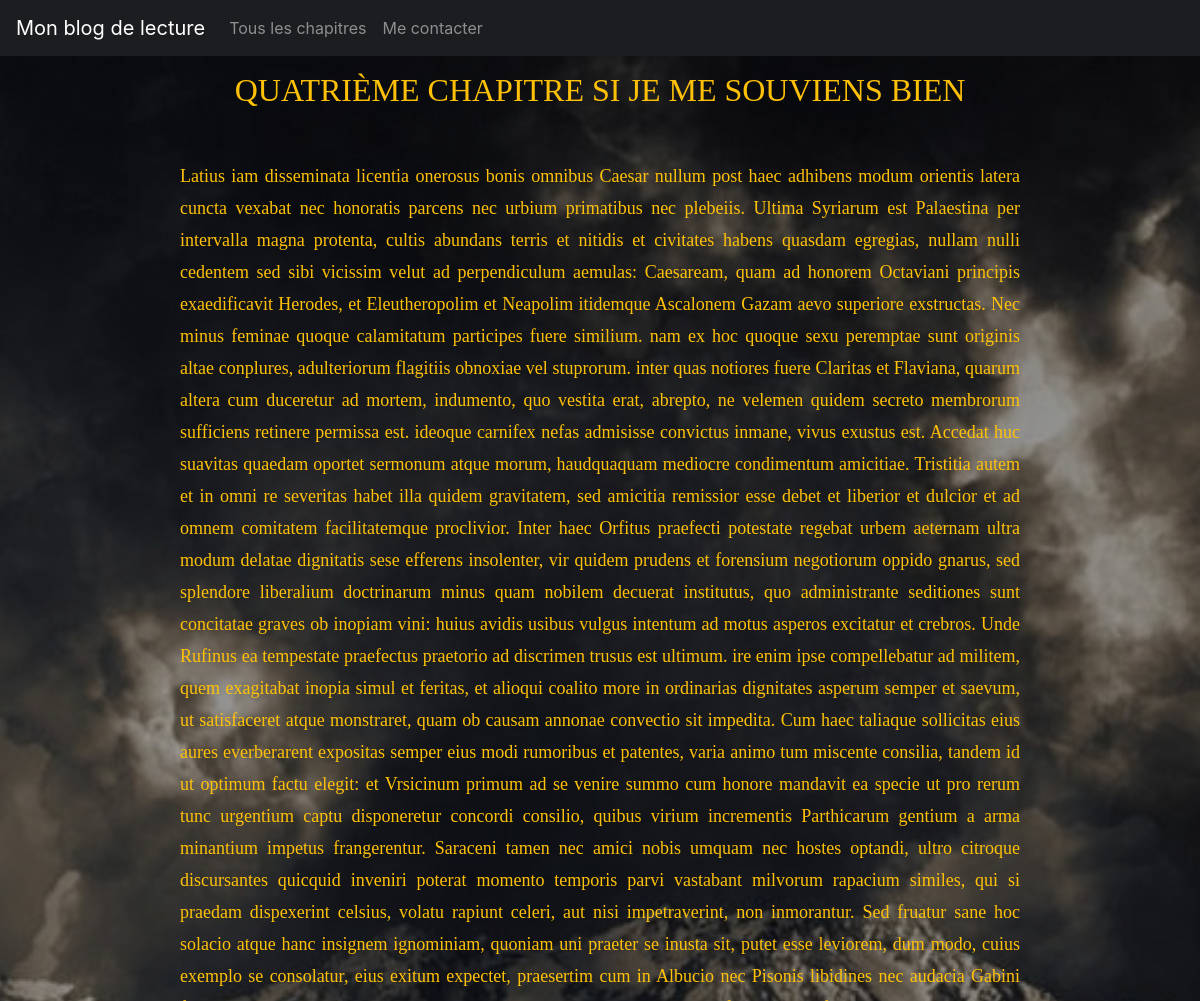
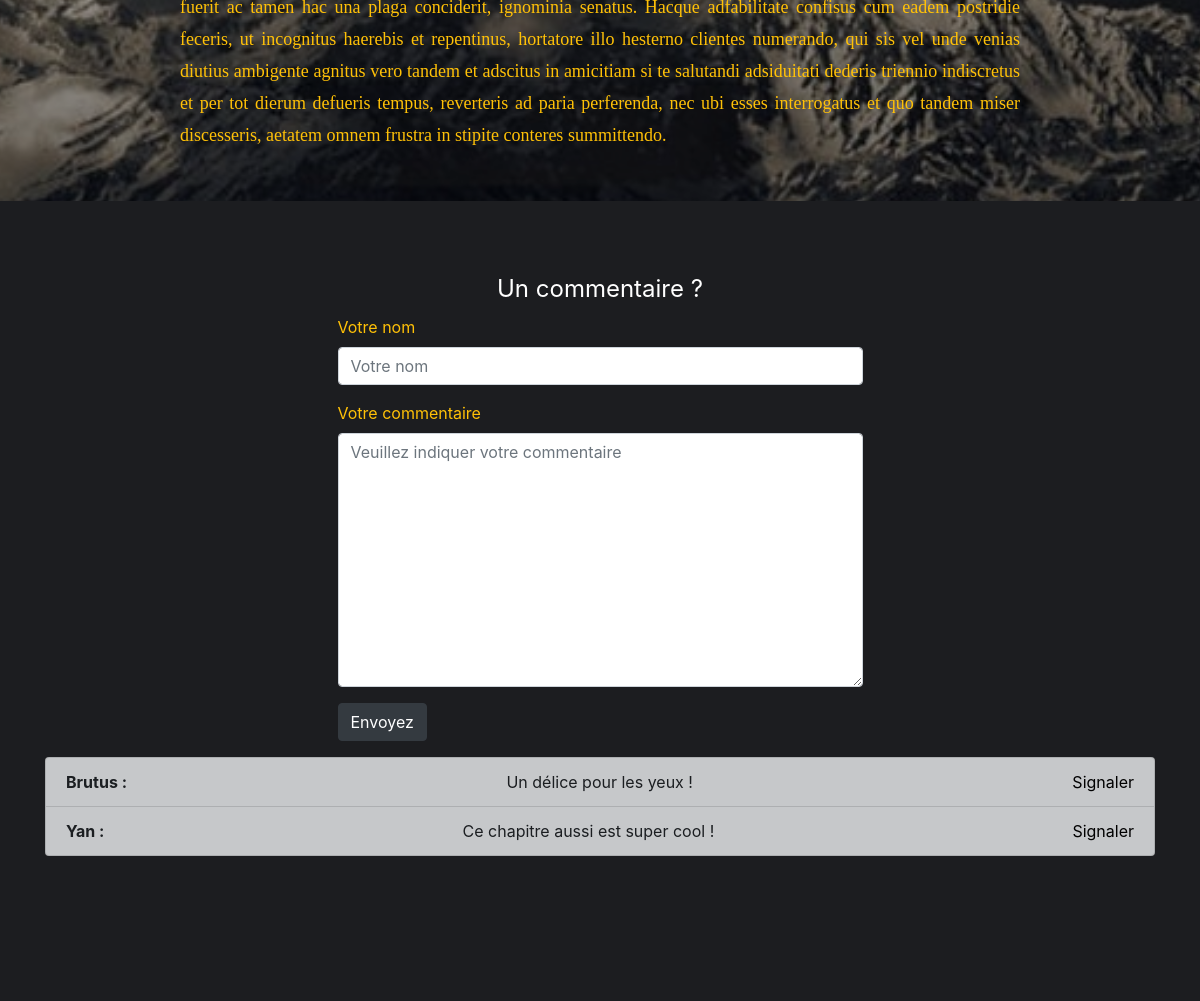
Screenshot of /index.php?article=4 with the database file from the repository (2 pictures, top to bottom).
### tables this page shows
CREATE TABLE IF NOT EXISTS `posts` (
  `id` int(11) NOT NULL AUTO_INCREMENT,
  `title` varchar(255) NOT NULL,
  `content` longtext NOT NULL,
  `date_added` datetime NOT NULL,
  PRIMARY KEY (`id`)
);

CREATE TABLE IF NOT EXISTS `comments` (
  `id` int(11) NOT NULL AUTO_INCREMENT,
  `author` varchar(255) NOT NULL,
  `comment` varchar(255) NOT NULL,
  `post_id` int(11) NOT NULL,
  `reported` varchar(255) DEFAULT NULL,
  PRIMARY KEY (`id`)
);

### controller/controller.php (called while the page is built, shortened)
<?php
require('model/dataBaseConnexion.php');
require('model/postsManager.php');
require('model/posts.php');
require('model/commentsManager.php');
require('model/Comments.php');
class Controller
{
    private $postsManager;
    public function __construct()
    {
        $this->db = DatabaseConnexion::getDataBaseConnexion();
        $this->postsManager = new PostsManager($this->db);
        $this->commentsManager = new CommentsManager($this->db);
    }
    public function postController($id)
    {
        $post = $this->postsManager->getOnePost($id, 'posts');
        $this->commentsManager->getAllCommentsByPost($post ,$id, 'comments');
        return include('view/show.php');
    }
}

### model/postsManager.php (called while the page is built, shortened)
<?php
class PostsManager
{
	private $db;
	public function __construct()
	{
		$this->db = DataBaseConnexion::getDataBaseConnexion();
	}
	public function getOnePost($id, $table)
	{
		$req = $this->db->query('SELECT * FROM ' . $table.' WHERE id = ' .$id);
		$req->execute();
		$req->setFetchMode(PDO::FETCH_CLASS | PDO::FETCH_PROPS_LATE, $table);
		$data = $req->fetch();
		return $data;
	}
}

### model/dataBaseConnexion.php (called while the page is built)
<?php
class DataBaseConnexion
{
	private static $db;
	public static function getDataBaseConnexion()
	{
		$parameters = [
		        "hostAndPort" => "localhost;",
                        "dbName" => "projet2",
                        "username" => "root",
                        "password" => ''
		];
		if(self::$db === null) {
            $db = new PDO('mysql:host='.$parameters['hostAndPort'].'dbname='.$parameters['dbName']. ';charset=UTF8',
                    $parameters['username'],$parameters['password']
            );
            $db->setAttribute(PDO::ATTR_ERRMODE, PDO::ERRMODE_EXCEPTION);
        }
        return $db;
	}
}

### model/posts.php (called while the page is built, shortened)
<?php
class Posts
{
	private $title;
	private $content;
	private $comments = [];
	public function getTitle()
	{
		return $this->title;
	}
	public function getContent()
	{
		return $this->content;
	}
	public function getComments()
	{
		return $this->comments;
	}
	public function addComment($comment)
	{
		$this->comments[] = $comment;
	}
}

### model/Comments.php (called while the page is built, shortened)
<?php
class Comments
{
    private $id;
    private $author;
    private $comment;
    public function getAuthor()
    {
        return $this->author;
    }
    public function getComment()
    {
        return $this->comment;
    }
    public function getId()
    {
        return $this->id;
    }
    public function setAuthor($author)
    {
        $this->author = $author;
    }
    public function setComment($comment)
    {
        $this->comment = $comment;
    }
    public function setId($id)
    {
        $this->id = $id;
    }
}

### model/commentsManager.php (called while the page is built, shortened)
<?php
class CommentsManager
{
    private $db;
    public function __construct()
    {
        $this->db = DataBaseConnexion::getDataBaseConnexion();
    }
    public function getAllCommentsByPost($post ,$idPost, $table)
    {
        $req = $this->db->query('SELECT * FROM ' . $table.' WHERE post_id = ' .$idPost);
        $data = $req->fetchAll();
        $comments = [];
		foreach ($data as $value)
		{
            $comment = new Comments($value);
			$comments[] = $comment;
		}
		return $comments;
    }
}

### view/show.php (the view, shortened to what this page needs)
<!doctype html>
<html lang="en">
  <head>
    <link rel="stylesheet" href="https://stackpath.bootstrapcdn.com/bootstrap/4.1.3/css/bootstrap.min.css">
    <link rel="stylesheet" href="public/css/styleshow.css">
    <link rel="stylesheet" href="public/css/normalize.css">
  </head>
  <body>
    <nav class="navbar sticky-top navbar-expand-md navbar-dark bg-dark">
      <a class="navbar-brand" href="index.php">Mon blog de lecture</a>
      <div class="collapse navbar-collapse" id="navbarsExample04">
        <ul class="navbar-nav mr-auto">
          <li class="nav-item">
            <a class="nav-link" href="index.php">Tous les chapitres</a>
          </li>
          <li class="nav-item">
            <a class="nav-link" href="index.php?contact">Me contacter</a>
          </li>
        </ul>
      </div>
    </nav>
<div class="shadow-post">
<div class="wrapper">
    <h1> <?= $post->getTitle() ;?></h1>
    <div class="content">
        <?= $post->getContent() ;?>
    </div>
</div>
</div>
    <footer>
        <div class="container">
            <form action="index.php?addComment&amp;id=<?= $_GET['article'] ?>" class="col-lg-6" method="post">
            <legend>Un commentaire ?</legend>
                <div class="form-group">
                    <label for="author">Votre nom</label>
                    <input type="text" id="author" placeholder="Votre nom" class="form-control" name="author" required>
                </div>
                <div class="form-group">
                    <label for="comment">Votre commentaire</label>
                    <textarea  id="comment" cols="30" rows="10" placeholder="Veuillez indiquer votre commentaire" class="form-control" name="comment" required></textarea>
                </div>
                <div class="form-group">
                <button type="submit" class="btn btn-dark">Envoyez</button>
                </div>
            </form>
        </div>
        <div class="container">
            <ul class="list-group">
            <?php foreach ($post->getComments() as $oneComment) : ?>
                <li class="list-group-item flex-comments list-group-item-dark"><strong class="name"><?= $oneComment->getAuthor(); ?> :</strong> <?= $oneComment->getComment(); ?> <a class ="report-link" href="index.php?reportComment&amp;commentId=<?= $oneComment->getId();?>&amp;postId=<?= $_GET['article']; ?>">Signaler</a></li>
            <?php endforeach; ?>
            </ul>
        </div>
    </footer>
</body>
</html>

### public/css/styleshow.css (style rules this page uses)
body { background-color: rgba(0, 0, 0, 0.1); background-image: url('../images/wallpaper4.jpg'); background-size: cover; background-position: bottom center; background-attachment: fixed; height: 100vh; }
.wrapper { margin: 0px 15% 0px 15%; padding: 50px 0 50px 0; height: auto; }
.wrapper h1 { text-align: center; margin-bottom: 50px; color: #ffc107; font-family: 'Playfair Display', serif; text-transform: uppercase; }
.content { color: #ffc107; line-height: 2rem; font-size: 18px; text-align: justify; font-family: 'Playfair Display', serif; }
.shadow-post { background-color: rgba(0, 0, 0, 0.4); width: 100%; height: auto; }
.navbar { position: fixed; width: 100%; top: 0; background-color: #1C1D20 !important; }
footer { width: 100%; height: 100vh; background-color: #1C1D20; }
form legend { text-align: center; color: white; padding-top: 70px; }
label { color: #ffc107; }
form { margin: 0 auto; }
.flex-comments { display: flex; flex-wrap: wrap; justify-content: space-between; }
.report-link { color: black; }

### rows the page displays
posts: title "QUATRIÈME CHAPITRE SI JE ME SOUVIENS BIEN", content "Latius iam disseminata licentia onerosus bonis omnibus Caesar nullum post haec adhibens modum orientis latera cuncta vexabat nec honoratis parcens nec urbium primatibus nec plebeiis. Ultima Syriarum est Palaestina per intervalla magna protenta, cultis abundans terris et nitidis et civitates habens quasdam egregias, nullam nulli cedentem sed sibi vicissim velut ad perpendiculum aemulas: Caesaream, quam ad honorem Octaviani principis exaedificavit Herodes, et Eleutheropolim et Neapolim itidemque Ascalonem Gazam aevo superiore exstructas. Nec minus feminae quoque calamitatum participes fuere similium. nam ex hoc quoque sexu peremptae sunt originis altae conplures, adulteriorum flagitiis…"
comments: author "Brutus", comment "Un délice pour les yeux !"
comments: author "Yan", comment "Ce chapitre aussi est super cool !"
